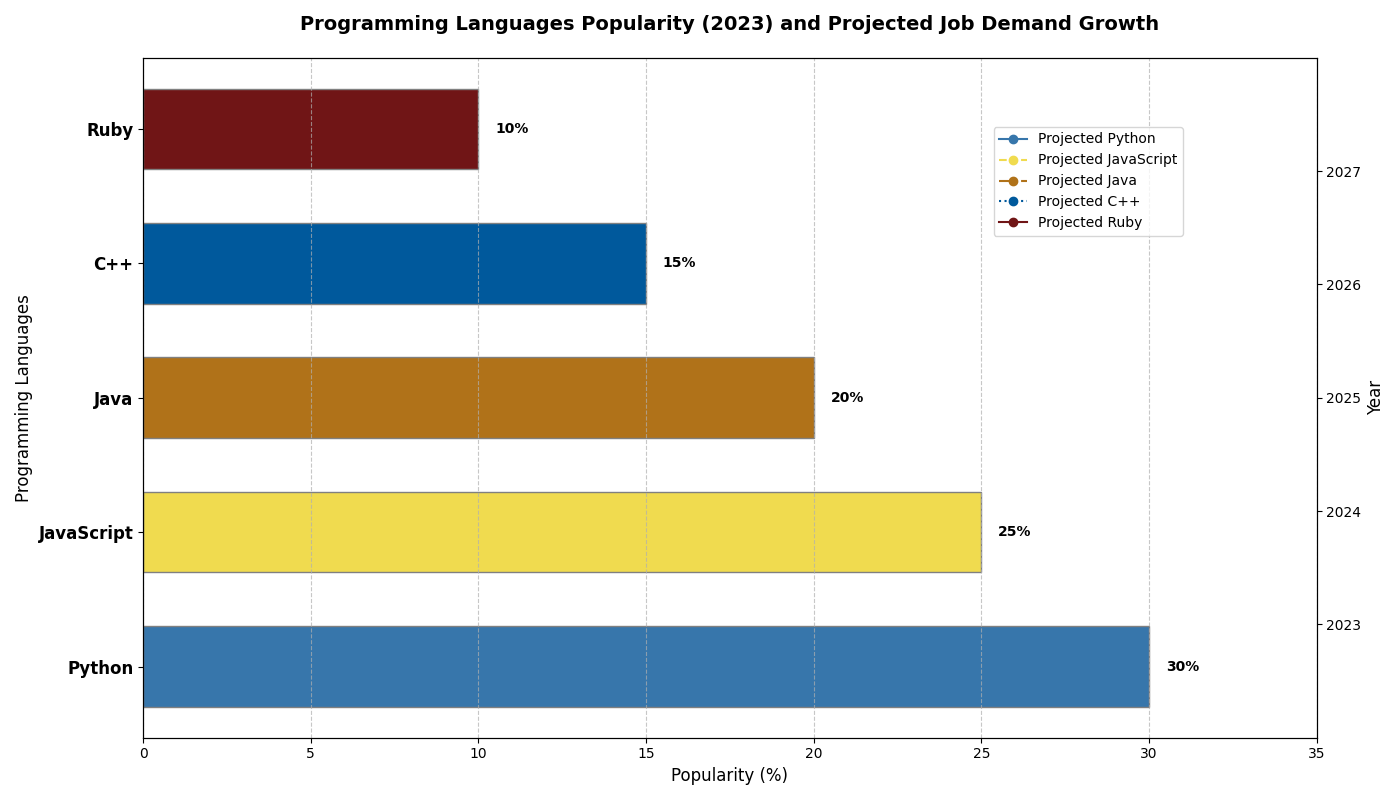

The script that drew this image:
import matplotlib.pyplot as plt
import numpy as np

languages = ['Python', 'JavaScript', 'Java', 'C++', 'Ruby']
popularity = [30, 25, 20, 15, 10]

years = np.array([2023, 2024, 2025, 2026, 2027])
projected_jobs_growth = {
    'Python': [150, 155, 160, 165, 170],
    'JavaScript': [130, 135, 140, 145, 150],
    'Java': [120, 122, 124, 126, 128],
    'C++': [100, 102, 104, 106, 108],
    'Ruby': [80, 82, 84, 86, 88]
}

colors = ['#3776AB', '#F0DB4F', '#B07219', '#00599C', '#701516']
line_styles = ['-', '--', '-.', ':', '-']

fig, ax1 = plt.subplots(figsize=(14, 8))

bars = ax1.barh(languages, popularity, color=colors, edgecolor='grey', height=0.6)

for bar, percentage in zip(bars, popularity):
    ax1.text(bar.get_width() + 0.5, bar.get_y() + bar.get_height() / 2,
            f'{percentage}%', va='center', ha='left', fontsize=10, fontweight='bold', color='black')

ax2 = ax1.twinx()

for idx, (language, growth) in enumerate(projected_jobs_growth.items()):
    ax2.plot(growth, years, label=f'Projected {language}', color=colors[idx], linestyle=line_styles[idx], marker='o')

ax1.set_title("Programming Languages Popularity (2023) and Projected Job Demand Growth", fontsize=14, fontweight='bold', pad=20)
ax1.set_xlabel("Popularity (%)", fontsize=12)
ax1.set_ylabel("Programming Languages", fontsize=12)
ax2.set_ylabel("Year", fontsize=12)
ax2.set_yticks(years)

ax1.set_xlim(0, 35)
ax2.set_ylim(2022, 2028)

ax1.xaxis.grid(True, linestyle='--', alpha=0.7)

ax1.set_yticks(np.arange(len(languages)))
ax1.set_yticklabels(languages, fontsize=12, fontweight='bold')

fig.legend(loc='upper right', bbox_to_anchor=(0.85, 0.85), fontsize=10)

plt.tight_layout()
plt.show()
